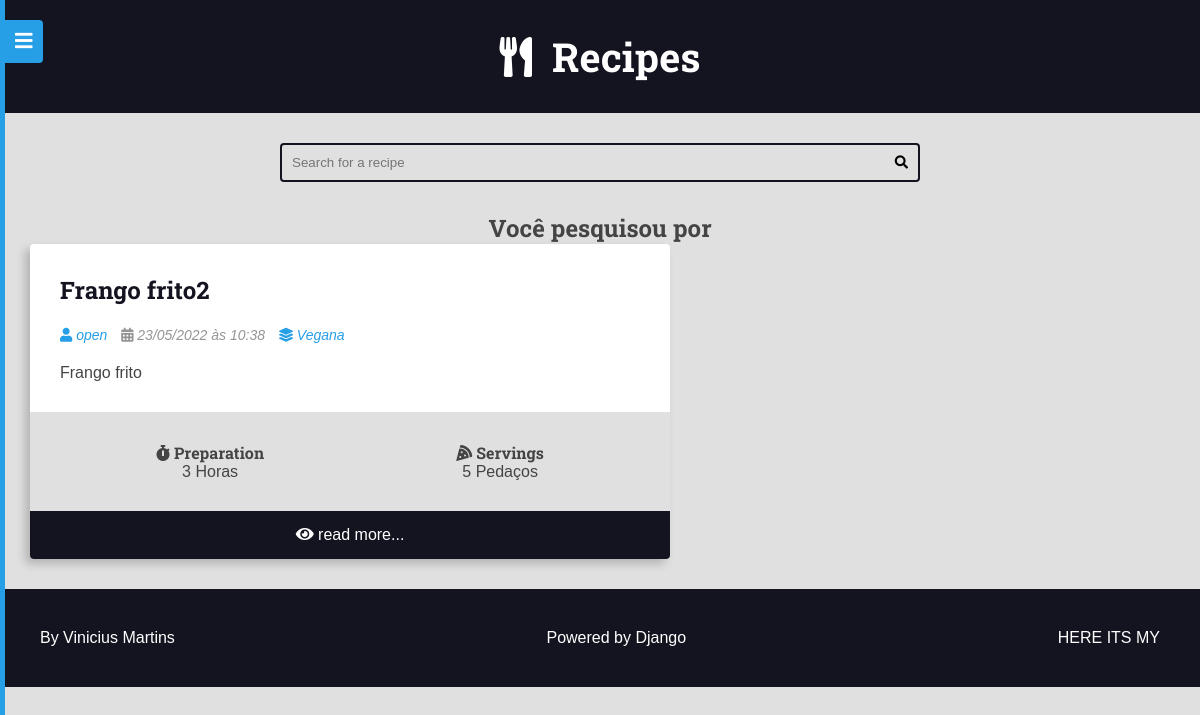
Page /recipes/tags/frango-kyn4q on the committed database.
### recipes/models.py (models this page shows, shortened)
class Recipe(models.Model):
    title = models.CharField(max_length=65, verbose_name=_('Title'))
    description = models.CharField(
        max_length=165, verbose_name=_('Description')
    )
    slug = models.SlugField(unique=True)
    preparation_time = models.IntegerField(verbose_name=_('Preparation Time'))
    preparation_time_unit = models.CharField(
        max_length=65, verbose_name=_('Units of preparation time')
    )
    servings = models.IntegerField(verbose_name=_('Amount'))
    servings_unit = models.CharField(max_length=65, verbose_name=_('Portions'))
    preparation_steps = models.TextField(verbose_name=_('Step-by-step'))
    preparation_steps_is_html = models.BooleanField(default=False)
    created_at = models.DateTimeField(auto_now_add=True)
    updated_at = models.DateTimeField(auto_now=True)
    is_published = models.BooleanField(default=False)
    cover = models.ImageField(
        upload_to='recipes/covers/%Y/%m/%d/', blank=True,
        default='', verbose_name=_('Picture')
    )
    category = models.ForeignKey(
        Category, on_delete=models.SET_NULL, null=True, blank=True,
        default=None,
    )
    author = models.ForeignKey(
        User, on_delete=models.SET_NULL, null=True
    )
    tags = models.ManyToManyField(Tag, blank=True, default='')
    def get_absolute_url(self):
        return reverse("recipes:recipe", args=(self.id,))
    class Meta:
        verbose_name = _('Recipe')
        verbose_name_plural = _('Recipes')

class Category(models.Model):
    name = models.CharField(max_length=65)

### recipes/views.py (the view)
class RecipeListViewTag(RecipeListViewBase):
    template_name = 'recipes/pages/tag.html'
    def get_queryset(self, *args, **kwargs):
        qs = super().get_queryset(*args, **kwargs)
        qs = qs.filter(tags__slug=self.kwargs.get('slug', ''))
        return qs
    def get_context_data(self, *args, **kwargs):
        ctx = super().get_context_data(*args, **kwargs)
        page_title = str(Tag.objects.get(
            slug=self.kwargs.get('slug', ''))
        ).capitalize()
        ctx.update({
            'page_title': f'{page_title} | Tag',
        })
        return ctx

### recipes/views.py (called while the page is built)
    def get_queryset(self, *args, **kwargs):
        qs = super().get_queryset(*args, **kwargs)
        qs = qs.filter(
            is_published=True,
        )
        qs = qs.select_related('author', 'category')
        qs = qs.prefetch_related('tags', 'author__profile')
        return qs

    def get_context_data(self, *args, **kwargs):
        ctx = super().get_context_data(*args, **kwargs)
        page_obj, pagination_range = make_pagination(
            self.request,
            ctx.get('recipes'),
            PER_PAGE
        )
        html_language = translation.get_language()
        ctx.update(
            {
                'recipes': page_obj,
                'pagination_range': pagination_range,
                'html_language': html_language,
            }
        )
        return ctx

### tag/models.py (called while the page is built)
    def __str__(self):
        return self.name

### utils/pagination.py (called while the page is built)
def make_pagination(request, queryset, per_page, qty_pages=4):
    try:
        current_page = int(request.GET.get('page', 1))
    except ValueError:
        current_page = 1
    paginator = Paginator(queryset, per_page)
    page_obj = paginator.get_page(current_page)
    pagination_range = make_pagination_range(
        paginator.page_range,
        qty_pages,
        current_page
    )
    return page_obj, pagination_range

### recipes/templates/recipes/pages/tag.html (shortened to what this page needs)
{% extends 'global/base.html' %}
{% block content %}
<div class="center">
    <h2>Você pesquisou por {{ search_term }}</h2>
</div>
<div class="main-content main-content-list container">
    {% for recipe in recipes %}
        {% include 'recipes/partials/recipe.html' %}
    {% empty %}
        <div class="center"><h1>Nenhuma receita cadastrada 😞 </h1></div>
    {% endfor %}
</div>
{% endblock content %}

### recipes/templates/recipes/partials/recipe.html (shortened to what this page needs)
{% load i18n %}
<div class="recipe recipe-list-item">
    <div class="recipe-title-container">
        <h2 class="recipe-title">
            <a href="{{ recipe.get_absolute_url }}">
                {{ recipe.title }}
            </a>
        </h2>
    </div>
    <div class="recipe-author">
        {% if recipe.author is not None %}
            <span class="recipe-author-item">
                {% if  recipe.author.profile %}
                    <a href="{% url 'authors:profile' recipe.author.profile.id %}">
                {% endif %}
                <i class="fas fa-user"></i>
                {% if recipe.author.first_name %}
                    {{ recipe.author.first_name }} {{ recipe.author.last_name }}
                {% else %}
                    {{recipe.author.username}}
                {% endif %}
                {% if recipe.author.profile %}
                    </a>
                {% endif %}
            </span>
        {% endif %}
        <span class="recipe-author-item">
            <i class="fas fa-calendar-alt"></i>
            {{ recipe.created_at|date:"d/m/Y" }} às {{ recipe.created_at|date:"H:i" }}
        </span>
        {% if recipe.category is not None %}
            <span class="recipe-author-item">
                <a href="{% url 'recipes:category' recipe.category.id %}">
                    <i class="fas fa-layer-group"></i>
                    <span>{{ recipe.category.name }}</span>
                </a>
            </span>
        {% endif %}
    </div>
    <div class="recipe-content">
        <p>{{ recipe.description }}</p>
    </div>
    <div class="recipe-meta-container">
        <div class="recipe-meta recipe-preparation">
            <h3 class="recipe-meta-title"><i class="fas fa-stopwatch"></i> {% translate 'Preparation' %}</h3>
            <div class="recipe-meta-text">
                {{ recipe.preparation_time }} {{ recipe.preparation_time_unit }}
            </div>
        </div>
        <div class="recipe-meta recipe-servings">
            <h3 class="recipe-meta-title"><i class="fas fa-pizza-slice"></i> {% translate 'Servings' %}</h3>
            <div class="recipe-meta-text">
                {{ recipe.servings }} {{ recipe.servings_unit }}
            </div>
        </div>
    </div>
    {% if is_detail_page is not True %}
        <footer class="recipe-footer">
            <a class="recipe-read-more button button-dark button-full-width" href="{% url 'recipes:recipe' recipe.id %}">
                <i class="fas fa-eye"></i>
                <span>{% translate "read more" %}...</span>
            </a>
        </footer>
    {% endif %}
</div>

### base_static/global/css/styles.css (style rules this page uses)
:root { --color-primary: #269fe6; --color-primary-hover: #2086c2; --color-primary-dark: #13141f; --color-primary-dark-hover: #212336; --color-primary-light: #d4ecfa; --color-primary-light-hover: #bdd8e7; --color-white: #fff; --color-black: #000; --color-dark-text: #444; --color-info-light: #cce5ff; --color-debug-light: #cce5ff; --color-success-light: #d4edda; --color-alert-light: #fff3cd; --color-warning-light: #fff3cd; --color-error-light: #f8d7da; --color-info-dark: #4d86c4; --color-debug-dark: #4d86c4; --color-success-dark: #4a9c5d; --color-alert-dark: #927f40; --color-warning-dark: #927f40; --color-error-dark: #da525d; --color-gray-0: #f9f9f9; --color-gray-1: #e0e0e0; --color-gray-2: #c7c7c7; --color-gray-3: #aeaeae; --color-gray-4: #959595; --color-gray-5: #7d7d7d; --color-gray-6: #646464; --color-gray-7: #4b4b4b; --color-gray-8: #323232; --color-gray-9: #191919; --font-primary: sans-serif; --font-headings: 'Roboto Slab', serif; --spacing-gutter-medium: 3rem; --spacing-gutter-large: 4rem; }
* { padding: 0; margin: 0; box-sizing: border-box; }
html { font-size: 62.5%; }
body { font-size: 1.6rem; font-family: var(--font-primary); background: var(--color-gray-1); color: var(--color-dark-text); }
h1, h2, h3, h4, h5, h6 { font-family: var(--font-headings); }
a { color: var(--color-primary); text-decoration: none; }
.container { max-width: 144rem; margin: 0 auto; padding: var(--spacing-gutter-medium); }
.main-content { padding-top: 0; }
.main-content-list { display: grid; grid-template-columns: repeat(auto-fit, minmax(340px, 1fr)); gap: var(--spacing-gutter-large); }
.recipe { background: var(--color-white); box-shadow: -5px 5px 10px rgba(0, 0, 0, 0.2); transform: scale(1); transition: all 300ms ease-in-out; border-radius: 0.4rem; overflow: hidden; }
.recipe-list-item { max-width: 64rem; height: fit-content; }
.recipe-title-container { padding: var(--spacing-gutter-medium); padding-bottom: 2rem; }
.recipe-title-container a { text-decoration: none; color: var(--color-primary-dark); }
.recipe-author { padding: 0 var(--spacing-gutter-medium); }
.recipe-content { padding: var(--spacing-gutter-medium); padding-top: 2rem; }
.recipe-author-item { color: var(--color-gray-4); margin-right: 1rem; font-style: italic; font-size: 1.4rem; }
.recipe-author a { color: var(--color-primary); transition: all 300ms ease-in-out; text-decoration: none; }
.recipe-meta-container { display: flex; flex-flow: row wrap; padding: var(--spacing-gutter-medium); background: var(--color-gray-1); }
.recipe-meta { display: flex; flex-flow: column nowrap; flex-shrink: 1; flex-grow: 1; text-align: center; }
.recipe-meta-title { font-size: 1.6rem; }
.recipe-footer a { background: var(--color-primary-dark); display: block; color: var(--color-white); text-decoration: none; text-align: center; padding: 1.5rem var(--spacing-gutter-medium); transition: all 300ms ease-in-out; }
.center { text-align: center; }

### rows in the picture
Recipe: title "Frango frito2", author.username "open", created_at "23/05/2022", created_at "10:38", category.name "Vegana", description "Frango frito", preparation_time "3", preparation_time_unit "Horas", servings "5", servings_unit "Pedaços"
